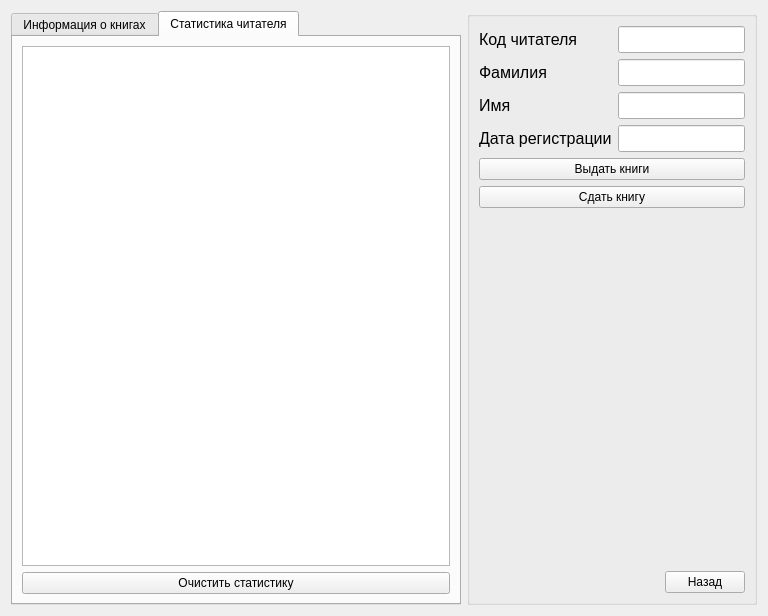
<?xml version="1.0" encoding="UTF-8"?>
<ui version="4.0">
 <class>ReaderInfoPage</class>
 <widget class="QWidget" name="ReaderInfoPage">
  <property name="geometry">
   <rect>
    <x>0</x>
    <y>0</y>
    <width>768</width>
    <height>616</height>
   </rect>
  </property>
  <property name="windowTitle">
   <string>Form</string>
  </property>
  <layout class="QHBoxLayout" name="horizontalLayout">
   <item>
    <widget class="QTabWidget" name="readerTabs">
     <property name="minimumSize">
      <size>
       <width>450</width>
       <height>0</height>
      </size>
     </property>
     <property name="tabPosition">
      <enum>QTabWidget::North</enum>
     </property>
     <property name="tabShape">
      <enum>QTabWidget::Rounded</enum>
     </property>
     <property name="currentIndex">
      <number>1</number>
     </property>
     <property name="elideMode">
      <enum>Qt::ElideLeft</enum>
     </property>
     <property name="documentMode">
      <bool>false</bool>
     </property>
     <property name="tabsClosable">
      <bool>false</bool>
     </property>
     <property name="movable">
      <bool>false</bool>
     </property>
     <property name="tabBarAutoHide">
      <bool>true</bool>
     </property>
     <widget class="QWidget" name="tab">
      <attribute name="title">
       <string>Информация о книгах</string>
      </attribute>
      <layout class="QHBoxLayout" name="horizontalLayout_6">
       <item>
        <widget class="QTableView" name="readerBookInfoTable"/>
       </item>
      </layout>
     </widget>
     <widget class="QWidget" name="tab_2">
      <attribute name="title">
       <string>Статистика читателя</string>
      </attribute>
      <layout class="QVBoxLayout" name="verticalLayout_7">
       <item>
        <widget class="QTableView" name="readerStatInfoTable"/>
       </item>
       <item>
        <widget class="QPushButton" name="clearReaderStatButton">
         <property name="text">
          <string>Очистить статистику</string>
         </property>
        </widget>
       </item>
      </layout>
     </widget>
    </widget>
   </item>
   <item>
    <widget class="QGroupBox" name="groupBox">
     <property name="sizePolicy">
      <sizepolicy hsizetype="Preferred" vsizetype="Preferred">
       <horstretch>0</horstretch>
       <verstretch>0</verstretch>
      </sizepolicy>
     </property>
     <property name="minimumSize">
      <size>
       <width>200</width>
       <height>0</height>
      </size>
     </property>
     <property name="maximumSize">
      <size>
       <width>350</width>
       <height>16777215</height>
      </size>
     </property>
     <layout class="QVBoxLayout" name="verticalLayout_3">
      <item>
       <layout class="QFormLayout" name="formLayout">
        <item row="0" column="0">
         <widget class="QLabel" name="label_6">
          <property name="font">
           <font>
            <pointsize>12</pointsize>
           </font>
          </property>
          <property name="text">
           <string>Код читателя</string>
          </property>
         </widget>
        </item>
        <item row="0" column="1">
         <widget class="QLineEdit" name="idReaderInfo">
          <property name="font">
           <font>
            <pointsize>12</pointsize>
           </font>
          </property>
          <property name="text">
           <string/>
          </property>
          <property name="readOnly">
           <bool>true</bool>
          </property>
         </widget>
        </item>
        <item row="1" column="0">
         <widget class="QLabel" name="label_5">
          <property name="font">
           <font>
            <pointsize>12</pointsize>
           </font>
          </property>
          <property name="text">
           <string>Фамилия</string>
          </property>
         </widget>
        </item>
        <item row="1" column="1">
         <widget class="QLineEdit" name="lastNameReaderInfo">
          <property name="font">
           <font>
            <pointsize>12</pointsize>
           </font>
          </property>
          <property name="readOnly">
           <bool>true</bool>
          </property>
          <property name="clearButtonEnabled">
           <bool>false</bool>
          </property>
         </widget>
        </item>
        <item row="2" column="0">
         <widget class="QLabel" name="label_4">
          <property name="font">
           <font>
            <pointsize>12</pointsize>
           </font>
          </property>
          <property name="text">
           <string>Имя</string>
          </property>
         </widget>
        </item>
        <item row="2" column="1">
         <widget class="QLineEdit" name="firstNameReaderInfo">
          <property name="font">
           <font>
            <pointsize>12</pointsize>
           </font>
          </property>
          <property name="frame">
           <bool>true</bool>
          </property>
          <property name="readOnly">
           <bool>true</bool>
          </property>
         </widget>
        </item>
        <item row="3" column="0">
         <widget class="QLabel" name="Label_2">
          <property name="font">
           <font>
            <pointsize>12</pointsize>
           </font>
          </property>
          <property name="text">
           <string>Дата регистрации</string>
          </property>
         </widget>
        </item>
        <item row="3" column="1">
         <widget class="QLineEdit" name="regDateReaderInfo">
          <property name="font">
           <font>
            <pointsize>12</pointsize>
           </font>
          </property>
          <property name="readOnly">
           <bool>true</bool>
          </property>
         </widget>
        </item>
       </layout>
      </item>
      <item>
       <widget class="QPushButton" name="readerInfoBorrowBookButton">
        <property name="minimumSize">
         <size>
          <width>150</width>
          <height>0</height>
         </size>
        </property>
        <property name="maximumSize">
         <size>
          <width>350</width>
          <height>16777215</height>
         </size>
        </property>
        <property name="text">
         <string>Выдать книги</string>
        </property>
       </widget>
      </item>
      <item>
       <widget class="QPushButton" name="returnButtonReaderInfo">
        <property name="maximumSize">
         <size>
          <width>350</width>
          <height>16777215</height>
         </size>
        </property>
        <property name="text">
         <string>Сдать книгу</string>
        </property>
       </widget>
      </item>
      <item>
       <spacer name="verticalSpacer_4">
        <property name="orientation">
         <enum>Qt::Vertical</enum>
        </property>
        <property name="sizeHint" stdset="0">
         <size>
          <width>20</width>
          <height>40</height>
         </size>
        </property>
       </spacer>
      </item>
      <item>
       <layout class="QHBoxLayout" name="horizontalLayout_3">
        <item>
         <spacer name="horizontalSpacer_3">
          <property name="orientation">
           <enum>Qt::Horizontal</enum>
          </property>
          <property name="sizeHint" stdset="0">
           <size>
            <width>40</width>
            <height>20</height>
           </size>
          </property>
         </spacer>
        </item>
        <item>
         <widget class="QPushButton" name="backButton">
          <property name="text">
           <string>Назад</string>
          </property>
         </widget>
        </item>
       </layout>
      </item>
     </layout>
    </widget>
   </item>
  </layout>
 </widget>
 <resources/>
 <connections/>
</ui>
